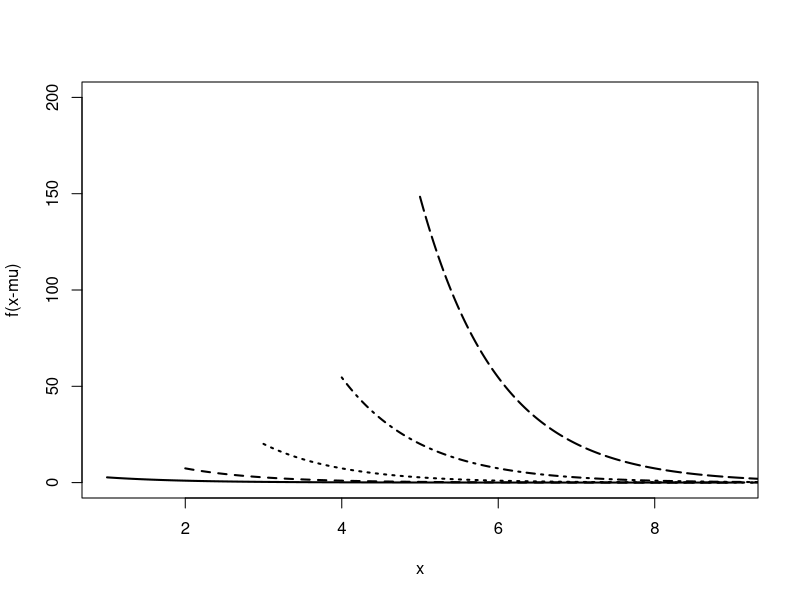
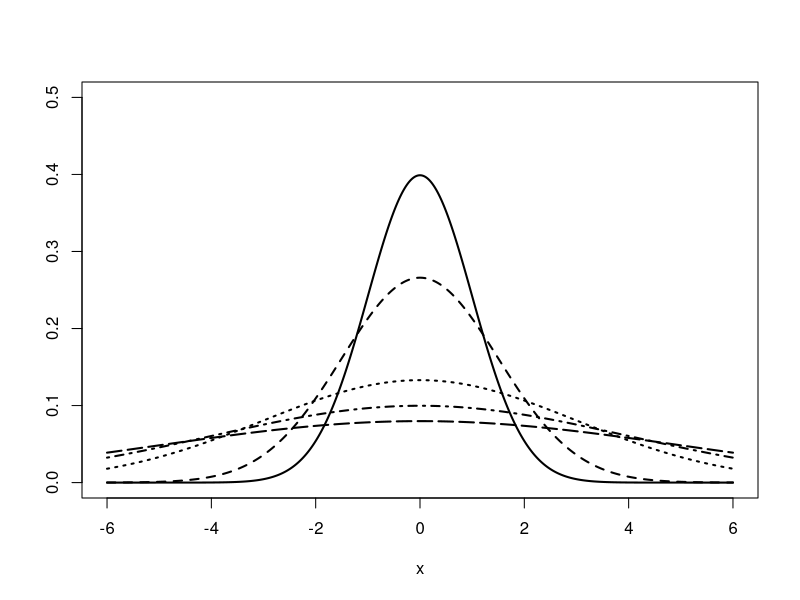
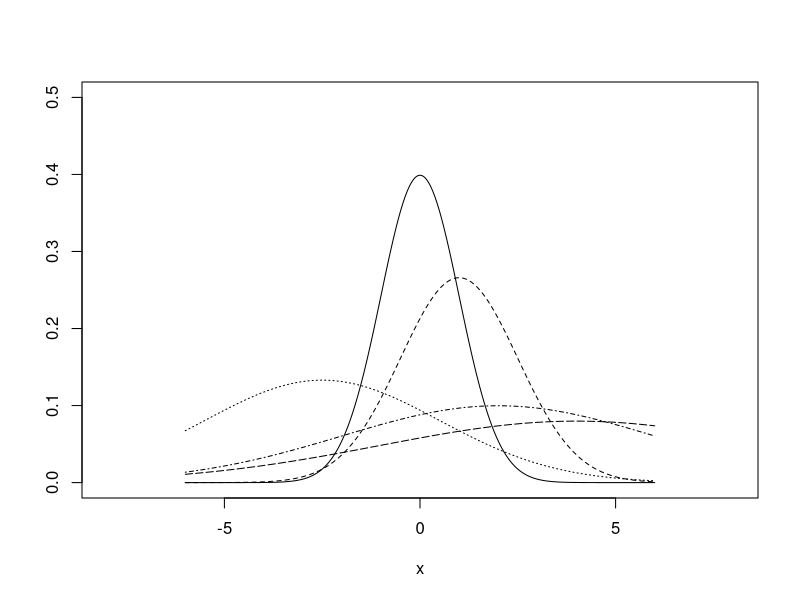
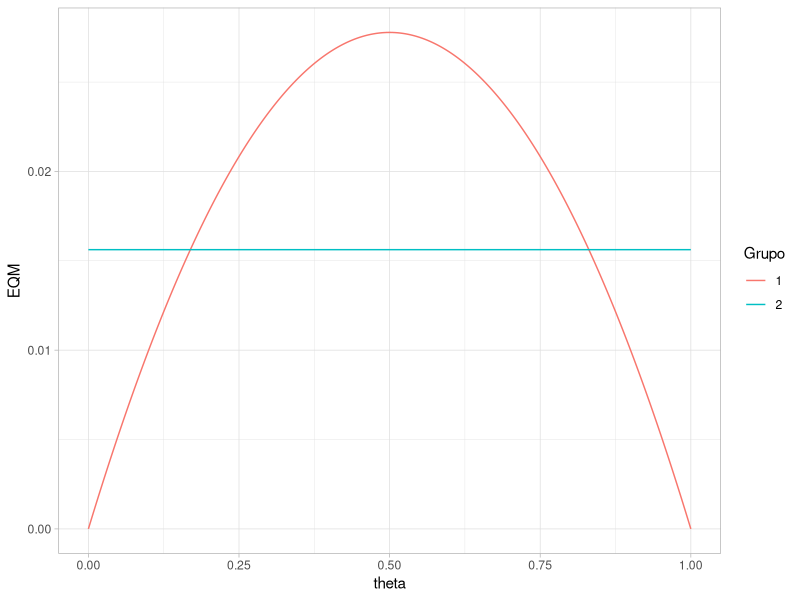

Source code (R) for these figures, in order:
## ---- chunk 1
f <- function(x, mu){
  return(exp(-(x-mu)))}
mu.val <- c(1,2,3,4,5)
x.val <- seq(0,8, length.out=1000)

plot(x.val+mu.val[1], f(x=x.val,mu=1), type="l", ylim=c(0,200), ylab="f(x-mu)",
     xlab="x", lty=1, lwd=2)
lines(x.val+mu.val[2], f(x=x.val,mu=2), type="l", lty=2, lwd=2)
lines(x.val+mu.val[3], f(x=x.val,mu=3), type="l", lty=3, lwd=2)
lines(x.val+mu.val[4], f(x=x.val,mu=4), type="l", lty=4, lwd=2)
lines(x.val+mu.val[5], f(x=x.val,mu=5), type="l", lty=5, lwd=2)
## ---- chunk 2

sigma.val <- c(1,1.5,3,4,5)
x.val <- seq(-6,6, length.out=1000)
plot(x.val, dnorm(x=x.val,sd=sigma.val[1]), type="l", ylim=c(0,.5), ylab="", xlab="x",
     lty=1, lwd=2)
lines(x.val, dnorm(x=x.val,sd=sigma.val[2]), lty=2, lwd=2)
lines(x.val, dnorm(x=x.val,sd=sigma.val[3]), lty=3, lwd=2)
lines(x.val, dnorm(x=x.val,sd=sigma.val[4]), lty=4, lwd=2)
lines(x.val, dnorm(x=x.val,sd=sigma.val[5]), lty=5, lwd=2)
## ---- chunk 3

sigma.val <- c(1,1.5,3,4,5)
x.val <- seq(-6,6, length.out=1000)
plot(x.val, dnorm(x=x.val, mean = 0,sd=sigma.val[1]), type="l", xlim=c(-8,8),
     ylim=c(0,.5), ylab="", xlab="x", lty=1, lwd=1)
lines(x.val, dnorm(x=x.val, mean = 1,sd=sigma.val[2]), lty=2, lwd=1)
lines(x.val, dnorm(x=x.val, mean = -2.5,sd=sigma.val[3]), lty=3, lwd=1)
lines(x.val, dnorm(x=x.val, mean = 2,sd=sigma.val[4]), lty=4, lwd=1)
lines(x.val, dnorm(x=x.val, mean = 4,sd=sigma.val[5]), lty=5, lwd=1)
## ---- chunk 4

require(ggplot2)

theta <- seq(0,1, length.out=1000)
n <- 9
eqm1 <- theta*(1-theta)/n
eqm2 <- rep(1/64, length(theta))

dados <- data.frame(theta=rep(theta,2), EQM=c(eqm1, eqm2), Grupo=factor(c(rep(1,length(theta)), rep(2,length(theta)))))

ggplot(dados, aes(x=theta, y=EQM, group=Grupo, color=Grupo))+geom_line()+theme_light()
